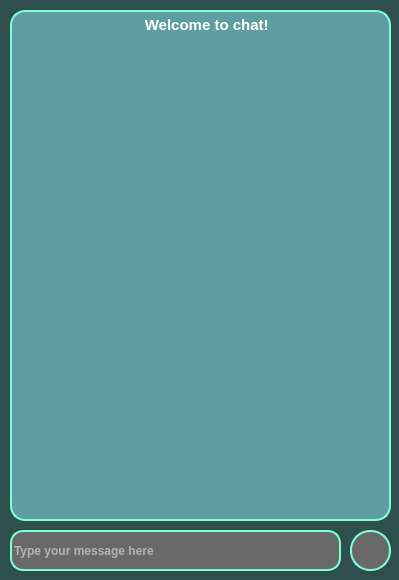
<?xml version="1.0" encoding="UTF-8"?>
<ui version="4.0">
 <class>MainWindow</class>
 <widget class="QMainWindow" name="MainWindow">
  <property name="enabled">
   <bool>true</bool>
  </property>
  <property name="geometry">
   <rect>
    <x>0</x>
    <y>0</y>
    <width>399</width>
    <height>580</height>
   </rect>
  </property>
  <property name="sizePolicy">
   <sizepolicy hsizetype="Preferred" vsizetype="Preferred">
    <horstretch>0</horstretch>
    <verstretch>0</verstretch>
   </sizepolicy>
  </property>
  <property name="minimumSize">
   <size>
    <width>399</width>
    <height>580</height>
   </size>
  </property>
  <property name="maximumSize">
   <size>
    <width>399</width>
    <height>580</height>
   </size>
  </property>
  <property name="contextMenuPolicy">
   <enum>Qt::ActionsContextMenu</enum>
  </property>
  <property name="windowTitle">
   <string>Chat</string>
  </property>
  <property name="windowIcon">
   <iconset>
    <normaloff>imgs/app_icon.png</normaloff>imgs/app_icon.png</iconset>
  </property>
  <property name="styleSheet">
   <string notr="true">background-color: #2F4F4F;
</string>
  </property>
  <property name="animated">
   <bool>false</bool>
  </property>
  <widget class="QWidget" name="centralwidget">
   <property name="styleSheet">
    <string notr="true">QLineEdit {
	color: white;
	background-color: #696969;
	border: 2px solid #7FFFD4;
	border-radius: 13;
}

QPushButton {
	background-color: #696969;
	border: 2px solid #7FFFD4;
	border-radius: 20;
}

QPushButton:hover {
	background-color: #7FFFD4;
}

QPushButton:pressed {
	background-color: #5F9EA0;
}

QPlainTextEdit { 
	color: white;
	background-color: #5F9EA0;
	border: 2px solid #7FFFD4;
	border-radius: 15;
}

</string>
   </property>
   <widget class="QLineEdit" name="input_message">
    <property name="enabled">
     <bool>true</bool>
    </property>
    <property name="geometry">
     <rect>
      <x>10</x>
      <y>530</y>
      <width>331</width>
      <height>41</height>
     </rect>
    </property>
    <property name="sizePolicy">
     <sizepolicy hsizetype="Preferred" vsizetype="Fixed">
      <horstretch>0</horstretch>
      <verstretch>0</verstretch>
     </sizepolicy>
    </property>
    <property name="maximumSize">
     <size>
      <width>16777215</width>
      <height>16777215</height>
     </size>
    </property>
    <property name="baseSize">
     <size>
      <width>0</width>
      <height>0</height>
     </size>
    </property>
    <property name="font">
     <font>
      <family>Arial</family>
      <pointsize>9</pointsize>
      <weight>75</weight>
      <bold>true</bold>
     </font>
    </property>
    <property name="tabletTracking">
     <bool>false</bool>
    </property>
    <property name="contextMenuPolicy">
     <enum>Qt::NoContextMenu</enum>
    </property>
    <property name="whatsThis">
     <string/>
    </property>
    <property name="styleSheet">
     <string notr="true">

</string>
    </property>
    <property name="text">
     <string/>
    </property>
    <property name="maxLength">
     <number>32766</number>
    </property>
    <property name="alignment">
     <set>Qt::AlignLeading|Qt::AlignLeft|Qt::AlignVCenter</set>
    </property>
    <property name="placeholderText">
     <string>Type your message here</string>
    </property>
   </widget>
   <widget class="QPushButton" name="send_message_button">
    <property name="geometry">
     <rect>
      <x>350</x>
      <y>530</y>
      <width>41</width>
      <height>41</height>
     </rect>
    </property>
    <property name="styleSheet">
     <string notr="true"/>
    </property>
    <property name="text">
     <string/>
    </property>
    <property name="icon">
     <iconset>
      <normaloff>imgs/send_message_icon.png</normaloff>imgs/send_message_icon.png</iconset>
    </property>
    <property name="iconSize">
     <size>
      <width>25</width>
      <height>25</height>
     </size>
    </property>
   </widget>
   <widget class="QPlainTextEdit" name="show_messages_area">
    <property name="geometry">
     <rect>
      <x>10</x>
      <y>10</y>
      <width>381</width>
      <height>511</height>
     </rect>
    </property>
    <property name="font">
     <font>
      <family>Arial</family>
      <pointsize>11</pointsize>
      <weight>75</weight>
      <bold>true</bold>
     </font>
    </property>
    <property name="styleSheet">
     <string notr="true"/>
    </property>
    <property name="frameShape">
     <enum>QFrame::Panel</enum>
    </property>
    <property name="frameShadow">
     <enum>QFrame::Raised</enum>
    </property>
    <property name="readOnly">
     <bool>true</bool>
    </property>
    <property name="plainText">
     <string>                               Welcome to chat!</string>
    </property>
    <property name="overwriteMode">
     <bool>false</bool>
    </property>
   </widget>
   <zorder>send_message_button</zorder>
   <zorder>input_message</zorder>
   <zorder>show_messages_area</zorder>
  </widget>
 </widget>
 <resources/>
 <connections/>
</ui>
